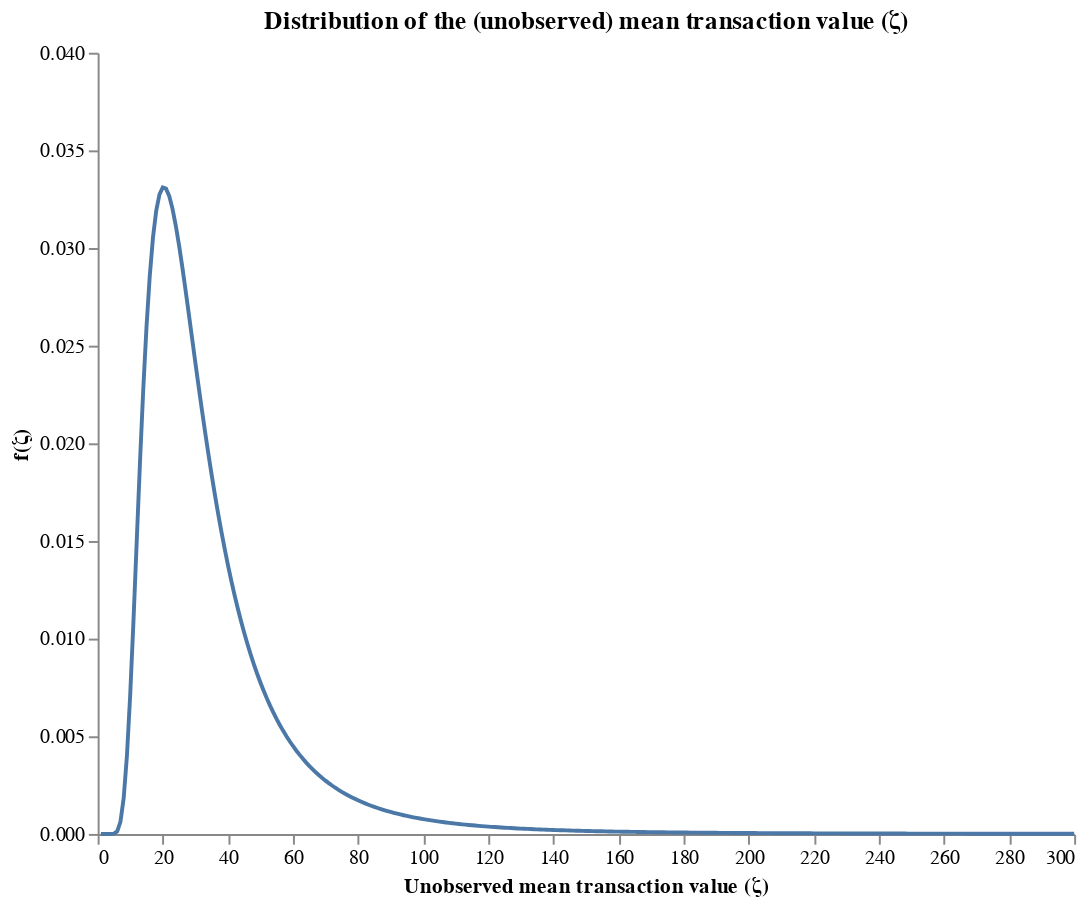

Notebook code cell kept with this figure:
### Markdown cell above
The distribution where the means have been computed across x → ∞ transactions

### Code cell
zeta = np.arange(300) + 1
f_zeta = (p * gamma)**q * zeta**(-q-1) * np.exp(-p*gamma/zeta) / np.exp(gammaln(q))

(
    alt.Chart(pl.DataFrame({'Unobserved mean transaction value (ζ)': zeta, 'f(ζ)': f_zeta}))
    .mark_line().encode(
        x='Unobserved mean transaction value (ζ)',
        y=alt.Y('f(ζ)', scale=alt.Scale(domain=[0, 0.04]))
    ).properties(
            width=500,
            height=400,
            title='Distribution of the (unobserved) mean transaction value (ζ)'
        ).configure_view(stroke=None).configure_axisY(grid=False).configure_axisX(grid=False) 
)

### Figure 1 — Vega-Lite specification as saved in the notebook (floating-point values rounded to 4 significant figures; data arrays with more than 128 entries replaced by an {"elided": "..."} marker saying what was removed)
{"$schema": "https://vega.github.io/schema/vega-lite/v5.20.1.json", "config": {"axisX": {"grid": false}, "axisY": {"grid": false}, "view": {"continuousHeight": 300, "continuousWidth": 300, "stroke": null}}, "data": {"name": "data-8997d5466df6010440e7b15127e9b49c"}, "datasets": {"data-8997d5466df6010440e7b15127e9b49c": {"elided": "300 records"}}, "encoding": {"x": {"field": "Unobserved mean transaction value (ζ)", "type": "quantitative"}, "y": {"field": "f(ζ)", "scale": {"domain": [0, 0.04]}, "type": "quantitative"}}, "height": 400, "mark": {"type": "line"}, "title": "Distribution of the (unobserved) mean transaction value (ζ)", "width": 500}
